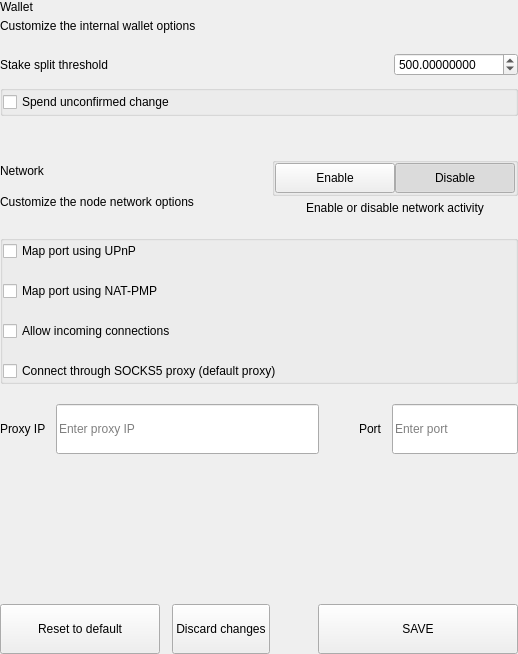
<?xml version="1.0" encoding="UTF-8"?>
<ui version="4.0">
 <class>SettingsWalletOptionsWidget</class>
 <widget class="QWidget" name="SettingsWalletOptionsWidget">
  <property name="geometry">
   <rect>
    <x>0</x>
    <y>0</y>
    <width>518</width>
    <height>654</height>
   </rect>
  </property>
  <property name="windowTitle">
   <string notr="true">N/A</string>
  </property>
  <layout class="QVBoxLayout" name="verticalLayout">
   <property name="spacing">
    <number>0</number>
   </property>
   <property name="leftMargin">
    <number>0</number>
   </property>
   <property name="topMargin">
    <number>0</number>
   </property>
   <property name="rightMargin">
    <number>0</number>
   </property>
   <property name="bottomMargin">
    <number>0</number>
   </property>
   <item>
    <widget class="QWidget" name="left" native="true">
     <layout class="QVBoxLayout" name="verticalLayout_1">
      <property name="leftMargin">
       <number>0</number>
      </property>
      <property name="topMargin">
       <number>0</number>
      </property>
      <property name="rightMargin">
       <number>0</number>
      </property>
      <property name="bottomMargin">
       <number>0</number>
      </property>
      <item>
       <layout class="QVBoxLayout" name="verticalLayout_2">
        <property name="spacing">
         <number>0</number>
        </property>
        <item>
         <layout class="QHBoxLayout" name="horizontalLayout">
          <property name="spacing">
           <number>0</number>
          </property>
          <item>
           <layout class="QVBoxLayout" name="verticalLayoutTitle">
            <property name="spacing">
             <number>5</number>
            </property>
            <item>
             <widget class="QLabel" name="labelTitle">
              <property name="text">
               <string>Wallet</string>
              </property>
             </widget>
            </item>
            <item>
             <widget class="QLabel" name="labelSubtitle1">
              <property name="text">
               <string>Customize the internal wallet options</string>
              </property>
              <property name="wordWrap">
               <bool>true</bool>
              </property>
             </widget>
            </item>
           </layout>
          </item>
         </layout>
        </item>
        <item>
         <spacer name="verticalSpacer">
          <property name="orientation">
           <enum>Qt::Vertical</enum>
          </property>
          <property name="sizeType">
           <enum>QSizePolicy::Fixed</enum>
          </property>
          <property name="sizeHint" stdset="0">
           <size>
            <width>20</width>
            <height>20</height>
           </size>
          </property>
         </spacer>
        </item>
        <item>
         <layout class="QHBoxLayout" name="horizontalLayout_1">
          <property name="bottomMargin">
           <number>9</number>
          </property>
          <item>
           <widget class="QLabel" name="labelTitleStake">
            <property name="text">
             <string>Stake split threshold</string>
            </property>
           </widget>
          </item>
          <item>
           <spacer name="horizontalSpacer">
            <property name="orientation">
             <enum>Qt::Horizontal</enum>
            </property>
            <property name="sizeHint" stdset="0">
             <size>
              <width>40</width>
              <height>20</height>
             </size>
            </property>
           </spacer>
          </item>
          <item>
           <widget class="QDoubleSpinBox" name="spinBoxStakeSplitThreshold">
            <property name="decimals">
             <number>8</number>
            </property>
            <property name="minimum">
             <number>0</number>
            </property>
            <property name="maximum">
             <number>999999</number>
            </property>
            <property name="value">
             <number>500</number>
            </property>
           </widget>
          </item>
         </layout>
        </item>
        <item>
         <widget class="QGroupBox" name="groupBox">
          <property name="title">
           <string/>
          </property>
          <layout class="QVBoxLayout" name="verticalLayout_3">
           <property name="spacing">
            <number>20</number>
           </property>
           <property name="leftMargin">
            <number>0</number>
           </property>
           <property name="topMargin">
            <number>0</number>
           </property>
           <property name="rightMargin">
            <number>0</number>
           </property>
           <property name="bottomMargin">
            <number>0</number>
           </property>
           <item>
            <widget class="QCheckBox" name="radioButtonSpend">
             <property name="text">
              <string>Spend unconfirmed change</string>
             </property>
            </widget>
           </item>
          </layout>
         </widget>
        </item>
        <item>
         <spacer name="verticalSpacer_1">
          <property name="orientation">
           <enum>Qt::Vertical</enum>
          </property>
          <property name="sizeType">
           <enum>QSizePolicy::Fixed</enum>
          </property>
          <property name="sizeHint" stdset="0">
           <size>
            <width>20</width>
            <height>20</height>
           </size>
          </property>
         </spacer>
        </item>
        <item>
         <widget class="QLabel" name="labelDivider">
          <property name="minimumSize">
           <size>
            <width>0</width>
            <height>1</height>
           </size>
          </property>
          <property name="maximumSize">
           <size>
            <width>16777215</width>
            <height>1</height>
           </size>
          </property>
          <property name="text">
           <string/>
          </property>
         </widget>
        </item>
        <item>
         <spacer name="verticalSpacer_2">
          <property name="orientation">
           <enum>Qt::Vertical</enum>
          </property>
          <property name="sizeType">
           <enum>QSizePolicy::Fixed</enum>
          </property>
          <property name="sizeHint" stdset="0">
           <size>
            <width>20</width>
            <height>20</height>
           </size>
          </property>
         </spacer>
        </item>
        <item>
         <layout class="QHBoxLayout" name="horizontalLayout_2">
          <property name="spacing">
           <number>0</number>
          </property>
          <item>
           <layout class="QVBoxLayout" name="verticalLayoutTitle_1">
            <property name="spacing">
             <number>5</number>
            </property>
            <item>
             <widget class="QLabel" name="labelTitleNetwork">
              <property name="text">
               <string>Network</string>
              </property>
             </widget>
            </item>
            <item>
             <widget class="QLabel" name="labelSubtitleNetwork">
              <property name="text">
               <string>Customize the node network options</string>
              </property>
              <property name="wordWrap">
               <bool>true</bool>
              </property>
             </widget>
            </item>
           </layout>
          </item>
          <item>
           <spacer name="horizontalSpacerNetwork">
            <property name="orientation">
             <enum>Qt::Horizontal</enum>
            </property>
            <property name="sizeType">
             <enum>QSizePolicy::Minimum</enum>
            </property>
            <property name="sizeHint" stdset="0">
             <size>
              <width>40</width>
              <height>20</height>
             </size>
            </property>
           </spacer>
          </item>
          <item alignment="Qt::AlignRight">
           <widget class="QWidget" name="containerNetworkActivity" native="true">
            <property name="sizePolicy">
             <sizepolicy hsizetype="Minimum" vsizetype="Minimum">
              <horstretch>0</horstretch>
              <verstretch>0</verstretch>
             </sizepolicy>
            </property>
            <layout class="QVBoxLayout" name="verticalLayout_5">
             <property name="spacing">
              <number>5</number>
             </property>
             <property name="leftMargin">
              <number>0</number>
             </property>
             <property name="topMargin">
              <number>0</number>
             </property>
             <property name="rightMargin">
              <number>0</number>
             </property>
             <property name="bottomMargin">
              <number>0</number>
             </property>
             <item>
              <widget class="QGroupBox" name="groupBox_2">
               <property name="styleSheet">
                <string notr="true"/>
               </property>
               <property name="title">
                <string/>
               </property>
               <property name="alignment">
                <set>Qt::AlignCenter</set>
               </property>
               <layout class="QHBoxLayout" name="horizontalLayout_7">
                <property name="spacing">
                 <number>0</number>
                </property>
                <property name="leftMargin">
                 <number>0</number>
                </property>
                <property name="topMargin">
                 <number>0</number>
                </property>
                <property name="rightMargin">
                 <number>0</number>
                </property>
                <property name="bottomMargin">
                 <number>0</number>
                </property>
                <item alignment="Qt::AlignRight">
                 <widget class="QPushButton" name="pushNetEnable">
                  <property name="minimumSize">
                   <size>
                    <width>120</width>
                    <height>30</height>
                   </size>
                  </property>
                  <property name="maximumSize">
                   <size>
                    <width>120</width>
                    <height>30</height>
                   </size>
                  </property>
                  <property name="focusPolicy">
                   <enum>Qt::NoFocus</enum>
                  </property>
                  <property name="text">
                   <string>Enable</string>
                  </property>
                  <property name="checkable">
                   <bool>true</bool>
                  </property>
                  <property name="autoExclusive">
                   <bool>true</bool>
                  </property>
                 </widget>
                </item>
                <item alignment="Qt::AlignLeft">
                 <widget class="QPushButton" name="pushNetDisable">
                  <property name="minimumSize">
                   <size>
                    <width>120</width>
                    <height>30</height>
                   </size>
                  </property>
                  <property name="maximumSize">
                   <size>
                    <width>120</width>
                    <height>30</height>
                   </size>
                  </property>
                  <property name="focusPolicy">
                   <enum>Qt::NoFocus</enum>
                  </property>
                  <property name="text">
                   <string>Disable</string>
                  </property>
                  <property name="checkable">
                   <bool>true</bool>
                  </property>
                  <property name="checked">
                   <bool>true</bool>
                  </property>
                  <property name="autoExclusive">
                   <bool>true</bool>
                  </property>
                 </widget>
                </item>
               </layout>
              </widget>
             </item>
             <item>
              <widget class="QLabel" name="labelNetActivity">
               <property name="styleSheet">
                <string notr="true"/>
               </property>
               <property name="text">
                <string>Enable or disable network activity</string>
               </property>
               <property name="alignment">
                <set>Qt::AlignCenter</set>
               </property>
               <property name="indent">
                <number>0</number>
               </property>
              </widget>
             </item>
            </layout>
           </widget>
          </item>
         </layout>
        </item>
        <item>
         <spacer name="verticalSpacer_3">
          <property name="orientation">
           <enum>Qt::Vertical</enum>
          </property>
          <property name="sizeType">
           <enum>QSizePolicy::Fixed</enum>
          </property>
          <property name="sizeHint" stdset="0">
           <size>
            <width>20</width>
            <height>20</height>
           </size>
          </property>
         </spacer>
        </item>
        <item>
         <widget class="QGroupBox" name="groupBox_1">
          <property name="title">
           <string/>
          </property>
          <layout class="QVBoxLayout" name="verticalLayout_4">
           <property name="spacing">
            <number>20</number>
           </property>
           <property name="leftMargin">
            <number>0</number>
           </property>
           <property name="topMargin">
            <number>0</number>
           </property>
           <property name="rightMargin">
            <number>0</number>
           </property>
           <property name="bottomMargin">
            <number>0</number>
           </property>
           <item>
            <widget class="QCheckBox" name="mapPortUpnp">
             <property name="text">
              <string>Map port using UPnP</string>
             </property>
            </widget>
           </item>
           <item>
            <widget class="QCheckBox" name="mapPortNatpmp">
             <property name="toolTip">
              <string>Automatically open the Hemis client port on the router. This only works when your router supports NAT-PMP and it is enabled. The external port could be random.</string>
             </property>
             <property name="text">
              <string>Map port using NAT-PMP</string>
             </property>
            </widget>
           </item>
           <item>
            <widget class="QCheckBox" name="checkBoxAllow">
             <property name="text">
              <string>Allow incoming connections</string>
             </property>
            </widget>
           </item>
           <item>
            <widget class="QCheckBox" name="checkBoxConnect">
             <property name="text">
              <string>Connect through SOCKS5 proxy (default proxy)</string>
             </property>
            </widget>
           </item>
          </layout>
         </widget>
        </item>
        <item>
         <spacer name="verticalSpacer_4">
          <property name="orientation">
           <enum>Qt::Vertical</enum>
          </property>
          <property name="sizeType">
           <enum>QSizePolicy::Fixed</enum>
          </property>
          <property name="sizeHint" stdset="0">
           <size>
            <width>20</width>
            <height>20</height>
           </size>
          </property>
         </spacer>
        </item>
        <item>
         <layout class="QHBoxLayout" name="horizontalLayout_3" stretch="2,0,1">
          <property name="spacing">
           <number>0</number>
          </property>
          <item>
           <layout class="QHBoxLayout" name="horizontalLayout_4">
            <property name="spacing">
             <number>10</number>
            </property>
            <item>
             <widget class="QLabel" name="labelSubtitleProxy">
              <property name="text">
               <string>Proxy IP</string>
              </property>
             </widget>
            </item>
            <item>
             <widget class="QLineEdit" name="lineEditProxy">
              <property name="minimumSize">
               <size>
                <width>0</width>
                <height>50</height>
               </size>
              </property>
              <property name="maximumSize">
               <size>
                <width>16777215</width>
                <height>50</height>
               </size>
              </property>
              <property name="placeholderText">
               <string>Enter proxy IP</string>
              </property>
             </widget>
            </item>
           </layout>
          </item>
          <item>
           <spacer name="horizontalSpacer_1">
            <property name="orientation">
             <enum>Qt::Horizontal</enum>
            </property>
            <property name="sizeHint" stdset="0">
             <size>
              <width>40</width>
              <height>20</height>
             </size>
            </property>
           </spacer>
          </item>
          <item>
           <layout class="QHBoxLayout" name="horizontalLayout_5">
            <property name="spacing">
             <number>10</number>
            </property>
            <item>
             <widget class="QLabel" name="labelSubtitlePort">
              <property name="text">
               <string>Port</string>
              </property>
             </widget>
            </item>
            <item>
             <widget class="QLineEdit" name="lineEditPort">
              <property name="minimumSize">
               <size>
                <width>0</width>
                <height>50</height>
               </size>
              </property>
              <property name="maximumSize">
               <size>
                <width>16777215</width>
                <height>50</height>
               </size>
              </property>
              <property name="placeholderText">
               <string>Enter port</string>
              </property>
             </widget>
            </item>
           </layout>
          </item>
         </layout>
        </item>
        <item>
         <spacer name="verticalSpacer_5">
          <property name="orientation">
           <enum>Qt::Vertical</enum>
          </property>
          <property name="sizeHint" stdset="0">
           <size>
            <width>20</width>
            <height>40</height>
           </size>
          </property>
         </spacer>
        </item>
        <item>
         <layout class="QHBoxLayout" name="horizontalLayout_6">
          <property name="spacing">
           <number>12</number>
          </property>
          <item>
           <widget class="QPushButton" name="pushButtonReset">
            <property name="minimumSize">
             <size>
              <width>160</width>
              <height>50</height>
             </size>
            </property>
            <property name="maximumSize">
             <size>
              <width>50</width>
              <height>16777215</height>
             </size>
            </property>
            <property name="focusPolicy">
             <enum>Qt::NoFocus</enum>
            </property>
            <property name="text">
             <string>Reset to default</string>
            </property>
           </widget>
          </item>
          <item>
           <widget class="QPushButton" name="pushButtonClean">
            <property name="minimumSize">
             <size>
              <width>0</width>
              <height>50</height>
             </size>
            </property>
            <property name="focusPolicy">
             <enum>Qt::NoFocus</enum>
            </property>
            <property name="text">
             <string>Discard changes</string>
            </property>
           </widget>
          </item>
          <item>
           <spacer name="horizontalSpacer_2">
            <property name="orientation">
             <enum>Qt::Horizontal</enum>
            </property>
            <property name="sizeType">
             <enum>QSizePolicy::Expanding</enum>
            </property>
            <property name="sizeHint" stdset="0">
             <size>
              <width>40</width>
              <height>20</height>
             </size>
            </property>
           </spacer>
          </item>
          <item>
           <widget class="QPushButton" name="pushButtonSave">
            <property name="minimumSize">
             <size>
              <width>200</width>
              <height>50</height>
             </size>
            </property>
            <property name="maximumSize">
             <size>
              <width>200</width>
              <height>50</height>
             </size>
            </property>
            <property name="focusPolicy">
             <enum>Qt::NoFocus</enum>
            </property>
            <property name="text">
             <string>SAVE</string>
            </property>
           </widget>
          </item>
         </layout>
        </item>
       </layout>
      </item>
     </layout>
    </widget>
   </item>
  </layout>
 </widget>
 <resources/>
 <connections/>
</ui>
